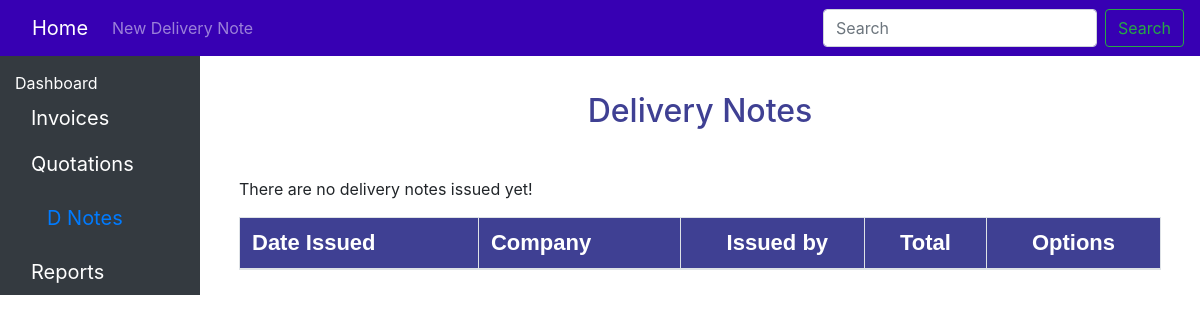
Page /system/deliveries/ on the earlier database version.
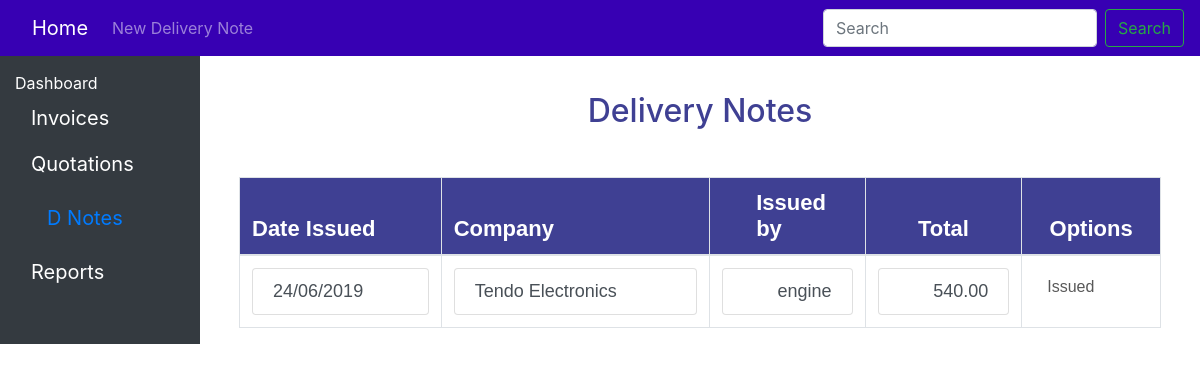
Same page on the later database version.
### system/models.py (models this page shows, shortened)
class Delivery(models.Model):
    total = models.DecimalField(default=0.0,decimal_places=2,max_digits=25)
    customer = models.CharField(max_length = 50)
    customer_address = models.CharField(max_length = 50)
    user_name =models.CharField(default='Grasp Chemicals',max_length = 25)
    date_created = models.DateTimeField('date_published')
    vat_as_per_invoice = models.DecimalField(default=0.15,decimal_places=2,max_digits=2)

### system/views.py (the view)
# urls.py: path('deliveries/', views.deliveries, name='deliveries'),
def deliveries(request):
        delivery_list= Delivery.objects.order_by('-date_created')
        template= 'system/deliveries/deliveries.html'
        return render(request,template,{'delivery_list':delivery_list})

### system/templates/system/deliveries/deliveries.html (shortened to what the changed rows need)
{% load static %}
<link rel="stylesheet" type="text/css" href="{% static "system/css/styles.css" %}">
<link rel="stylesheet" type="text/css" href="{% static "system/css/bootstrap.min.css" %}" >
<link rel="stylesheet" type="text/css" href="{% static "system/css/bootstrap.css" %}" >
<link rel="stylesheet" href=" {% static "system/css/footer.css"%} ">
<link rel="stylesheet" href="http://cdnjs.cloudflare.com/ajax/libs/font-awesome/4.6.3/css/font-awesome.min.css">
{% load static %}
<div class="container-fluid">
  <div class="row">
    <main role="main" class="col-md-9 ml-sm-auto col-lg-10 pt-3 px-4">
  <center><h2 style="padding-top:8%;">Delivery Notes<br><br></h2></center>
  <div class="container">
    <table class="table  table-hover">
      <thead>
        <tr style="background-color:#3F4093;"class="p">
          <th class= "table-bordered"scope="col-1" style="color: white;">Date Issued</th>
          <th class= "table-bordered"scope="col-1" style="color: white;">Company</th>
          <th class= "table-bordered"scope="col" style="color: white;padding-left:5%;" >Issued by</th>
          <th class= "header table-bordered "scope="col" style="color: white;">Total</th>
          <th class= "header table-bordered "scope="col" style="color: white;">Options</th>
        </tr>
      </thead>
      <tbody>
        {% load django_template_maths %}
        {% if delivery_list %}
        {% for q in delivery_list%}
          {% with total=q.total %}
            <tr>
              <td class= "table-bordered"><a href="{% url 'system:ddetail' q.id%}" class="list-group-item list-group-item-action"> {{q.date_created|date:"d"}}/{{q.date_created|date:"m"}}/{{q.date_created|date:"Y"}}</a>
              <td class= "table-bordered">
                <a href="{% url 'system:ddetail' q.id%}" class="list-group-item list-group-item-action"> {{q.customer}}</a>
              </td>
              <td class="data table-bordered"><a href="{% url 'system:ddetail' q.id%}" class="list-group-item list-group-item-action"> {{q.user_name}}</a></td>
              <td class="data table-bordered"><a href="{% url 'system:ddetail' q.id%}" class="list-group-item list-group-item-action"> {{q.total}}</a></td>
              <td  class=" table-bordered" style="align:center">
                {% if q.total <= 0 %}
                <a href="{% url 'system:dpreview' q.id%}" class=" btn btn-primary float-sm-left" style="text-align:center; margin-right:10px;">Edit</a>
                {% else %}
                <a class="  btn  disabled" href="#"style="color:#000000;text-align:center">Issued</a>
                {%endif%}
              </td>
            </tr>
            {% endwith %}
        {% endfor %}
        {% else %}
        <p>There are no delivery notes issued yet!</p>
        {% endif %}
      </tbody>
    </table>
  </main>
</div>
</div>

Differences in the rows shown:
added Delivery: date_created "24", date_created "06", date_created "2019", customer "Tendo Electronics", user_name "engine", total "540.00", shows "Issued"
Other differences:
text no longer shown: "There are no delivery notes issued yet!"
